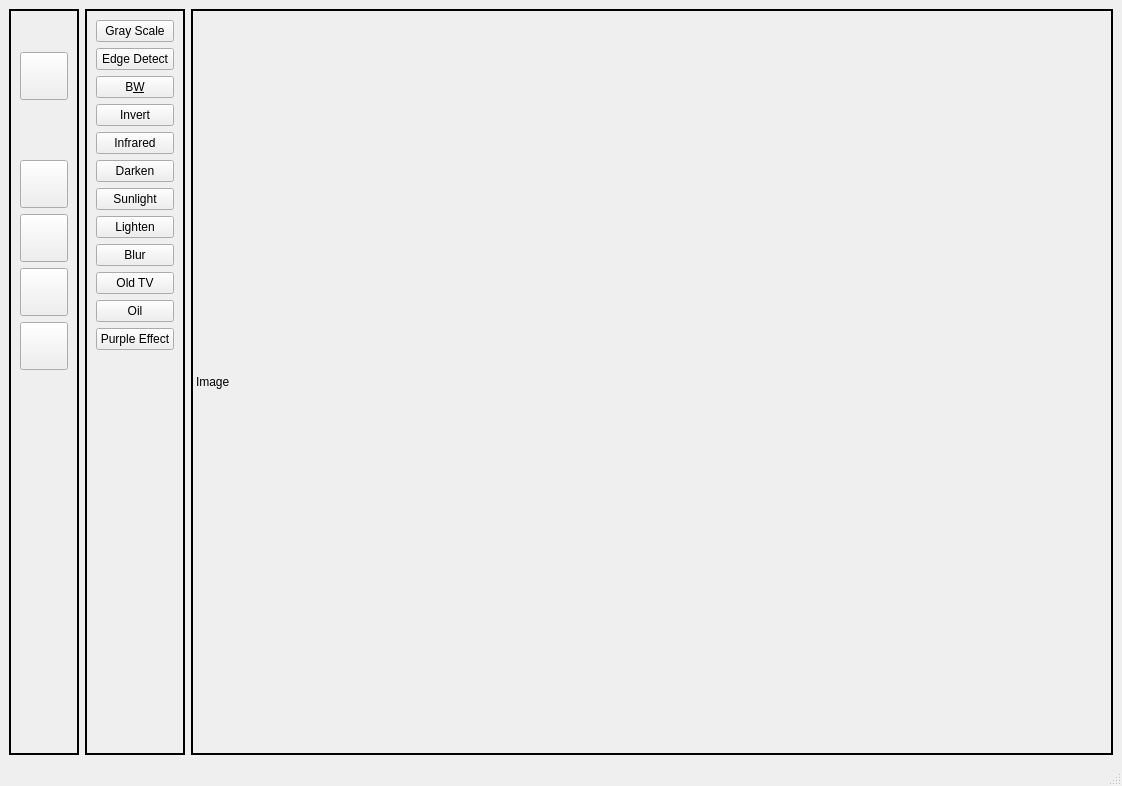
<?xml version="1.0" encoding="UTF-8"?>
<ui version="4.0">
 <class>SideBar</class>
 <widget class="QMainWindow" name="SideBar">
  <property name="geometry">
   <rect>
    <x>0</x>
    <y>0</y>
    <width>1122</width>
    <height>786</height>
   </rect>
  </property>
  <property name="minimumSize">
   <size>
    <width>65</width>
    <height>0</height>
   </size>
  </property>
  <property name="windowTitle">
   <string>MainWindow</string>
  </property>
  <property name="inputMethodHints">
   <set>Qt::InputMethodHint::ImhNone</set>
  </property>
  <widget class="QWidget" name="centralwidget">
   <layout class="QHBoxLayout" name="horizontalLayout" stretch="0,0,0">
    <item>
     <widget class="QFrame" name="SideBarFrame">
      <property name="enabled">
       <bool>true</bool>
      </property>
      <property name="minimumSize">
       <size>
        <width>50</width>
        <height>0</height>
       </size>
      </property>
      <property name="maximumSize">
       <size>
        <width>70</width>
        <height>758</height>
       </size>
      </property>
      <property name="autoFillBackground">
       <bool>false</bool>
      </property>
      <property name="frameShape">
       <enum>QFrame::Shape::Panel</enum>
      </property>
      <property name="frameShadow">
       <enum>QFrame::Shadow::Plain</enum>
      </property>
      <property name="lineWidth">
       <number>2</number>
      </property>
      <layout class="QVBoxLayout" name="verticalLayout_2">
       <item>
        <widget class="QPushButton" name="btnLoad">
         <property name="minimumSize">
          <size>
           <width>48</width>
           <height>0</height>
          </size>
         </property>
         <property name="styleSheet">
          <string notr="true">QPushButton {
    border: none;
    border-radius: 6px;
    background-color: transparent;
    padding: 6px;
}

QPushButton:hover {
    background-color: rgba(0, 0, 0, 0.08); /* لون خفيف لما يقف بالماوس */
}

QPushButton:pressed {
    background-color: rgba(0, 0, 0, 0.15); /* لون عند الضغط */
}</string>
         </property>
         <property name="text">
          <string/>
         </property>
         <property name="icon">
          <iconset resource="resources.qrc">
           <normaloff>:/icons/export.png</normaloff>:/icons/export.png</iconset>
         </property>
         <property name="iconSize">
          <size>
           <width>36</width>
           <height>36</height>
          </size>
         </property>
        </widget>
       </item>
       <item>
        <widget class="QPushButton" name="btnFilters">
         <property name="minimumSize">
          <size>
           <width>0</width>
           <height>48</height>
          </size>
         </property>
         <property name="maximumSize">
          <size>
           <width>16777215</width>
           <height>48</height>
          </size>
         </property>
         <property name="text">
          <string/>
         </property>
         <property name="icon">
          <iconset resource="resources.qrc">
           <normaloff>:/icons/filter.png</normaloff>:/icons/filter.png</iconset>
         </property>
         <property name="iconSize">
          <size>
           <width>36</width>
           <height>36</height>
          </size>
         </property>
        </widget>
       </item>
       <item>
        <widget class="QPushButton" name="btnAdjust">
         <property name="minimumSize">
          <size>
           <width>0</width>
           <height>48</height>
          </size>
         </property>
         <property name="maximumSize">
          <size>
           <width>16777215</width>
           <height>48</height>
          </size>
         </property>
         <property name="styleSheet">
          <string notr="true">QPushButton {
    border: none;
    border-radius: 6px;
    background-color: transparent;
    padding: 6px;
}

QPushButton:hover {
    background-color: rgba(0, 0, 0, 0.08); 
}

QPushButton:pressed {
    background-color: rgba(0, 0, 0, 0.15); 
}</string>
         </property>
         <property name="text">
          <string/>
         </property>
         <property name="icon">
          <iconset resource="resources.qrc">
           <normaloff>:/icons/Exposure.png</normaloff>:/icons/Exposure.png</iconset>
         </property>
         <property name="iconSize">
          <size>
           <width>36</width>
           <height>36</height>
          </size>
         </property>
        </widget>
       </item>
       <item>
        <widget class="QPushButton" name="btnRotate">
         <property name="minimumSize">
          <size>
           <width>0</width>
           <height>48</height>
          </size>
         </property>
         <property name="maximumSize">
          <size>
           <width>16777215</width>
           <height>48</height>
          </size>
         </property>
         <property name="text">
          <string/>
         </property>
         <property name="icon">
          <iconset resource="resources.qrc">
           <normaloff>:/icons/rotate.png</normaloff>:/icons/rotate.png</iconset>
         </property>
         <property name="iconSize">
          <size>
           <width>36</width>
           <height>36</height>
          </size>
         </property>
        </widget>
       </item>
       <item>
        <widget class="QPushButton" name="btnFlip">
         <property name="minimumSize">
          <size>
           <width>0</width>
           <height>48</height>
          </size>
         </property>
         <property name="maximumSize">
          <size>
           <width>16777215</width>
           <height>48</height>
          </size>
         </property>
         <property name="text">
          <string/>
         </property>
         <property name="icon">
          <iconset resource="resources.qrc">
           <normaloff>:/icons/flip.png</normaloff>:/icons/flip.png</iconset>
         </property>
         <property name="iconSize">
          <size>
           <width>36</width>
           <height>36</height>
          </size>
         </property>
        </widget>
       </item>
       <item>
        <widget class="QPushButton" name="AddFrame">
         <property name="minimumSize">
          <size>
           <width>0</width>
           <height>48</height>
          </size>
         </property>
         <property name="maximumSize">
          <size>
           <width>16777215</width>
           <height>48</height>
          </size>
         </property>
         <property name="text">
          <string/>
         </property>
         <property name="icon">
          <iconset resource="resources.qrc">
           <normaloff>:/icons/frame.png</normaloff>:/icons/frame.png</iconset>
         </property>
         <property name="iconSize">
          <size>
           <width>36</width>
           <height>36</height>
          </size>
         </property>
        </widget>
       </item>
       <item>
        <widget class="QPushButton" name="Resize">
         <property name="minimumSize">
          <size>
           <width>0</width>
           <height>48</height>
          </size>
         </property>
         <property name="maximumSize">
          <size>
           <width>16777215</width>
           <height>48</height>
          </size>
         </property>
         <property name="text">
          <string/>
         </property>
         <property name="icon">
          <iconset resource="resources.qrc">
           <normaloff>:/icons/Resize.png</normaloff>:/icons/Resize.png</iconset>
         </property>
         <property name="iconSize">
          <size>
           <width>36</width>
           <height>36</height>
          </size>
         </property>
        </widget>
       </item>
       <item>
        <spacer name="verticalSpacer">
         <property name="orientation">
          <enum>Qt::Orientation::Vertical</enum>
         </property>
         <property name="sizeHint" stdset="0">
          <size>
           <width>20</width>
           <height>40</height>
          </size>
         </property>
        </spacer>
       </item>
      </layout>
     </widget>
    </item>
    <item>
     <widget class="QStackedWidget" name="stackedWidget">
      <property name="maximumSize">
       <size>
        <width>100</width>
        <height>16777215</height>
       </size>
      </property>
      <property name="frameShape">
       <enum>QFrame::Shape::WinPanel</enum>
      </property>
      <property name="frameShadow">
       <enum>QFrame::Shadow::Plain</enum>
      </property>
      <property name="currentIndex">
       <number>0</number>
      </property>
      <widget class="QWidget" name="FiltersMenu">
       <layout class="QVBoxLayout" name="verticalLayout_3">
        <item>
         <widget class="QPushButton" name="GrayScale">
          <property name="text">
           <string>Gray Scale</string>
          </property>
         </widget>
        </item>
        <item>
         <widget class="QPushButton" name="DetectEdge">
          <property name="text">
           <string>Edge Detect</string>
          </property>
         </widget>
        </item>
        <item>
         <widget class="QPushButton" name="BW">
          <property name="text">
           <string>B&amp;W</string>
          </property>
         </widget>
        </item>
        <item>
         <widget class="QPushButton" name="Invert">
          <property name="text">
           <string>Invert</string>
          </property>
         </widget>
        </item>
        <item>
         <widget class="QPushButton" name="Infrared">
          <property name="text">
           <string>Infrared</string>
          </property>
         </widget>
        </item>
        <item>
         <widget class="QPushButton" name="Darken">
          <property name="text">
           <string>Darken</string>
          </property>
         </widget>
        </item>
        <item>
         <widget class="QPushButton" name="Sunlight">
          <property name="text">
           <string>Sunlight</string>
          </property>
         </widget>
        </item>
        <item>
         <widget class="QPushButton" name="Lighten">
          <property name="text">
           <string>Lighten</string>
          </property>
         </widget>
        </item>
        <item>
         <widget class="QPushButton" name="Blur">
          <property name="text">
           <string>Blur</string>
          </property>
         </widget>
        </item>
        <item>
         <widget class="QPushButton" name="OldTV">
          <property name="text">
           <string>Old TV</string>
          </property>
         </widget>
        </item>
        <item>
         <widget class="QPushButton" name="Oil">
          <property name="text">
           <string>Oil</string>
          </property>
         </widget>
        </item>
        <item>
         <widget class="QPushButton" name="PurpleEffect">
          <property name="text">
           <string>Purple Effect</string>
          </property>
         </widget>
        </item>
        <item>
         <spacer name="verticalSpacer_2">
          <property name="orientation">
           <enum>Qt::Orientation::Vertical</enum>
          </property>
          <property name="sizeHint" stdset="0">
           <size>
            <width>20</width>
            <height>40</height>
           </size>
          </property>
         </spacer>
        </item>
       </layout>
      </widget>
      <widget class="QWidget" name="Adjustments">
       <layout class="QVBoxLayout" name="verticalLayout_7">
        <item>
         <widget class="QLineEdit" name="Brightness">
          <property name="text">
           <string>Brightness</string>
          </property>
          <property name="dragEnabled">
           <bool>false</bool>
          </property>
          <property name="readOnly">
           <bool>true</bool>
          </property>
         </widget>
        </item>
        <item>
         <widget class="QSlider" name="BrightnessSlider">
          <property name="cursor">
           <cursorShape>PointingHandCursor</cursorShape>
          </property>
          <property name="minimum">
           <number>-100</number>
          </property>
          <property name="maximum">
           <number>100</number>
          </property>
          <property name="tracking">
           <bool>true</bool>
          </property>
          <property name="orientation">
           <enum>Qt::Orientation::Horizontal</enum>
          </property>
          <property name="tickPosition">
           <enum>QSlider::TickPosition::NoTicks</enum>
          </property>
         </widget>
        </item>
        <item>
         <widget class="QLineEdit" name="Contrast">
          <property name="text">
           <string>Contrast</string>
          </property>
          <property name="readOnly">
           <bool>true</bool>
          </property>
         </widget>
        </item>
        <item>
         <widget class="QSlider" name="ContrastSlider">
          <property name="cursor">
           <cursorShape>PointingHandCursor</cursorShape>
          </property>
          <property name="minimum">
           <number>-100</number>
          </property>
          <property name="maximum">
           <number>100</number>
          </property>
          <property name="orientation">
           <enum>Qt::Orientation::Horizontal</enum>
          </property>
          <property name="tickPosition">
           <enum>QSlider::TickPosition::NoTicks</enum>
          </property>
         </widget>
        </item>
        <item>
         <widget class="QLineEdit" name="Saturation">
          <property name="text">
           <string>Saturation</string>
          </property>
          <property name="readOnly">
           <bool>true</bool>
          </property>
         </widget>
        </item>
        <item>
         <widget class="QSlider" name="SaturationSlider">
          <property name="cursor">
           <cursorShape>PointingHandCursor</cursorShape>
          </property>
          <property name="minimum">
           <number>-100</number>
          </property>
          <property name="maximum">
           <number>100</number>
          </property>
          <property name="orientation">
           <enum>Qt::Orientation::Horizontal</enum>
          </property>
         </widget>
        </item>
        <item>
         <widget class="QDialogButtonBox" name="confirmAdjust">
          <property name="cursor">
           <cursorShape>ArrowCursor</cursorShape>
          </property>
          <property name="standardButtons">
           <set>QDialogButtonBox::StandardButton::Apply|QDialogButtonBox::StandardButton::Cancel</set>
          </property>
          <property name="centerButtons">
           <bool>false</bool>
          </property>
         </widget>
        </item>
        <item>
         <spacer name="verticalSpacer_7">
          <property name="orientation">
           <enum>Qt::Orientation::Vertical</enum>
          </property>
          <property name="sizeHint" stdset="0">
           <size>
            <width>20</width>
            <height>40</height>
           </size>
          </property>
         </spacer>
        </item>
       </layout>
      </widget>
      <widget class="QWidget" name="RotateMenu">
       <layout class="QVBoxLayout" name="verticalLayout_4">
        <item>
         <widget class="QPushButton" name="Rotate90">
          <property name="text">
           <string>Rotate 90</string>
          </property>
         </widget>
        </item>
        <item>
         <widget class="QPushButton" name="Rotate180">
          <property name="text">
           <string>Rotate 180</string>
          </property>
         </widget>
        </item>
        <item>
         <widget class="QPushButton" name="Rotate270">
          <property name="text">
           <string>Rotate 270</string>
          </property>
         </widget>
        </item>
        <item>
         <spacer name="verticalSpacer_3">
          <property name="orientation">
           <enum>Qt::Orientation::Vertical</enum>
          </property>
          <property name="sizeHint" stdset="0">
           <size>
            <width>20</width>
            <height>40</height>
           </size>
          </property>
         </spacer>
        </item>
       </layout>
      </widget>
      <widget class="QWidget" name="FlipMenu">
       <layout class="QVBoxLayout" name="verticalLayout_5">
        <item>
         <widget class="QPushButton" name="FlipH">
          <property name="text">
           <string>Flip H</string>
          </property>
         </widget>
        </item>
        <item>
         <widget class="QPushButton" name="FlipV">
          <property name="text">
           <string>Flip V</string>
          </property>
         </widget>
        </item>
        <item>
         <spacer name="verticalSpacer_4">
          <property name="orientation">
           <enum>Qt::Orientation::Vertical</enum>
          </property>
          <property name="sizeHint" stdset="0">
           <size>
            <width>20</width>
            <height>40</height>
           </size>
          </property>
         </spacer>
        </item>
       </layout>
      </widget>
      <widget class="QWidget" name="Frame">
       <layout class="QVBoxLayout" name="verticalLayout">
        <item>
         <widget class="QPushButton" name="btnPickColor">
          <property name="text">
           <string>Color</string>
          </property>
         </widget>
        </item>
        <item>
         <widget class="QSpinBox" name="FrameWidth">
          <property name="minimum">
           <number>5</number>
          </property>
          <property name="maximum">
           <number>100</number>
          </property>
          <property name="displayIntegerBase">
           <number>10</number>
          </property>
         </widget>
        </item>
        <item>
         <widget class="QCheckBox" name="checkFancy">
          <property name="cursor">
           <cursorShape>PointingHandCursor</cursorShape>
          </property>
          <property name="text">
           <string>Fancy</string>
          </property>
         </widget>
        </item>
        <item>
         <widget class="QDialogButtonBox" name="ApplyFrame">
          <property name="standardButtons">
           <set>QDialogButtonBox::StandardButton::Apply|QDialogButtonBox::StandardButton::Cancel</set>
          </property>
         </widget>
        </item>
        <item>
         <spacer name="verticalSpacer_5">
          <property name="orientation">
           <enum>Qt::Orientation::Vertical</enum>
          </property>
          <property name="sizeHint" stdset="0">
           <size>
            <width>20</width>
            <height>40</height>
           </size>
          </property>
         </spacer>
        </item>
       </layout>
      </widget>
      <widget class="QWidget" name="resize">
       <layout class="QVBoxLayout" name="verticalLayout_6">
        <item>
         <widget class="QLineEdit" name="widthInput">
          <property name="text">
           <string>Width</string>
          </property>
          <property name="readOnly">
           <bool>true</bool>
          </property>
         </widget>
        </item>
        <item>
         <widget class="QSpinBox" name="inputWidth">
          <property name="minimum">
           <number>16</number>
          </property>
          <property name="maximum">
           <number>1200</number>
          </property>
         </widget>
        </item>
        <item>
         <widget class="QLineEdit" name="HightInput">
          <property name="text">
           <string>Hight</string>
          </property>
          <property name="readOnly">
           <bool>true</bool>
          </property>
         </widget>
        </item>
        <item>
         <widget class="QSpinBox" name="inputHight">
          <property name="minimum">
           <number>16</number>
          </property>
          <property name="maximum">
           <number>1800</number>
          </property>
         </widget>
        </item>
        <item>
         <widget class="QDialogButtonBox" name="confirmResize">
          <property name="standardButtons">
           <set>QDialogButtonBox::StandardButton::Apply|QDialogButtonBox::StandardButton::Cancel</set>
          </property>
         </widget>
        </item>
        <item>
         <spacer name="verticalSpacer_6">
          <property name="orientation">
           <enum>Qt::Orientation::Vertical</enum>
          </property>
          <property name="sizeHint" stdset="0">
           <size>
            <width>20</width>
            <height>40</height>
           </size>
          </property>
         </spacer>
        </item>
       </layout>
      </widget>
     </widget>
    </item>
    <item>
     <widget class="QLabel" name="imageLable">
      <property name="sizePolicy">
       <sizepolicy hsizetype="Expanding" vsizetype="Expanding">
        <horstretch>0</horstretch>
        <verstretch>0</verstretch>
       </sizepolicy>
      </property>
      <property name="cursor">
       <cursorShape>OpenHandCursor</cursorShape>
      </property>
      <property name="frameShape">
       <enum>QFrame::Shape::Box</enum>
      </property>
      <property name="frameShadow">
       <enum>QFrame::Shadow::Plain</enum>
      </property>
      <property name="lineWidth">
       <number>2</number>
      </property>
      <property name="midLineWidth">
       <number>2</number>
      </property>
      <property name="text">
       <string>Image</string>
      </property>
      <property name="textFormat">
       <enum>Qt::TextFormat::AutoText</enum>
      </property>
      <property name="scaledContents">
       <bool>true</bool>
      </property>
      <property name="openExternalLinks">
       <bool>false</bool>
      </property>
     </widget>
    </item>
   </layout>
  </widget>
  <widget class="QMenuBar" name="menubar">
   <property name="geometry">
    <rect>
     <x>0</x>
     <y>0</y>
     <width>1122</width>
     <height>21</height>
    </rect>
   </property>
  </widget>
  <widget class="QStatusBar" name="statusbar"/>
 </widget>
 <resources>
  <include location="resources.qrc"/>
 </resources>
 <connections/>
</ui>
